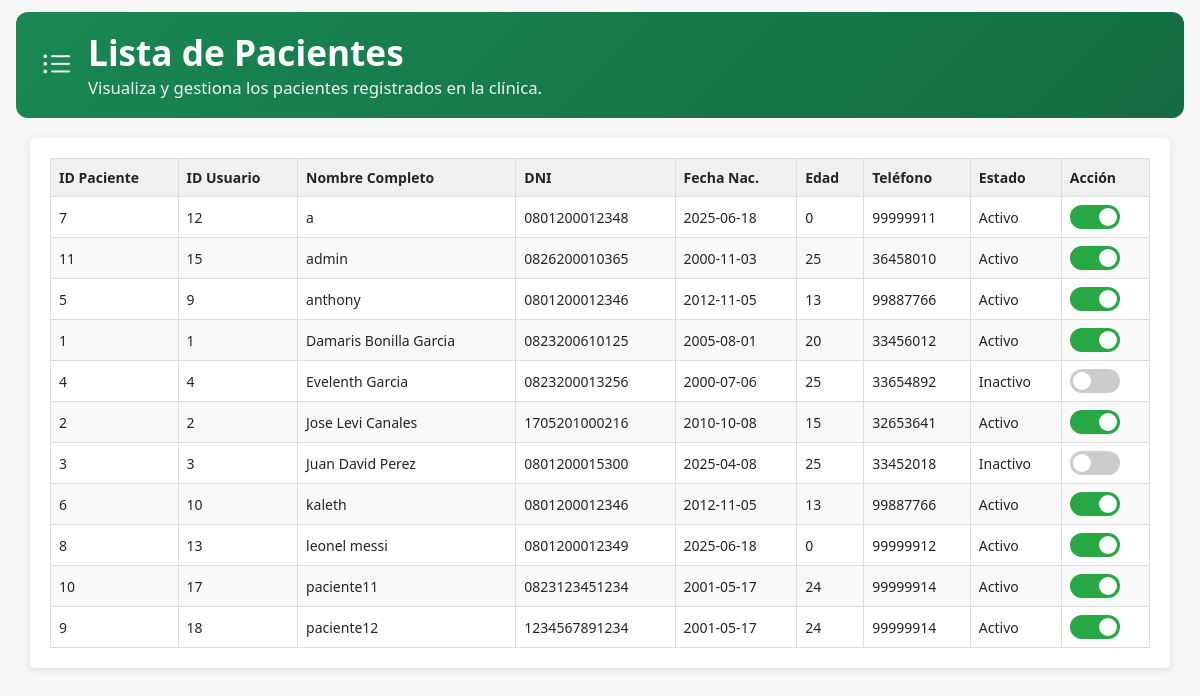
The app's page /Listar_pacientes.php, older data.
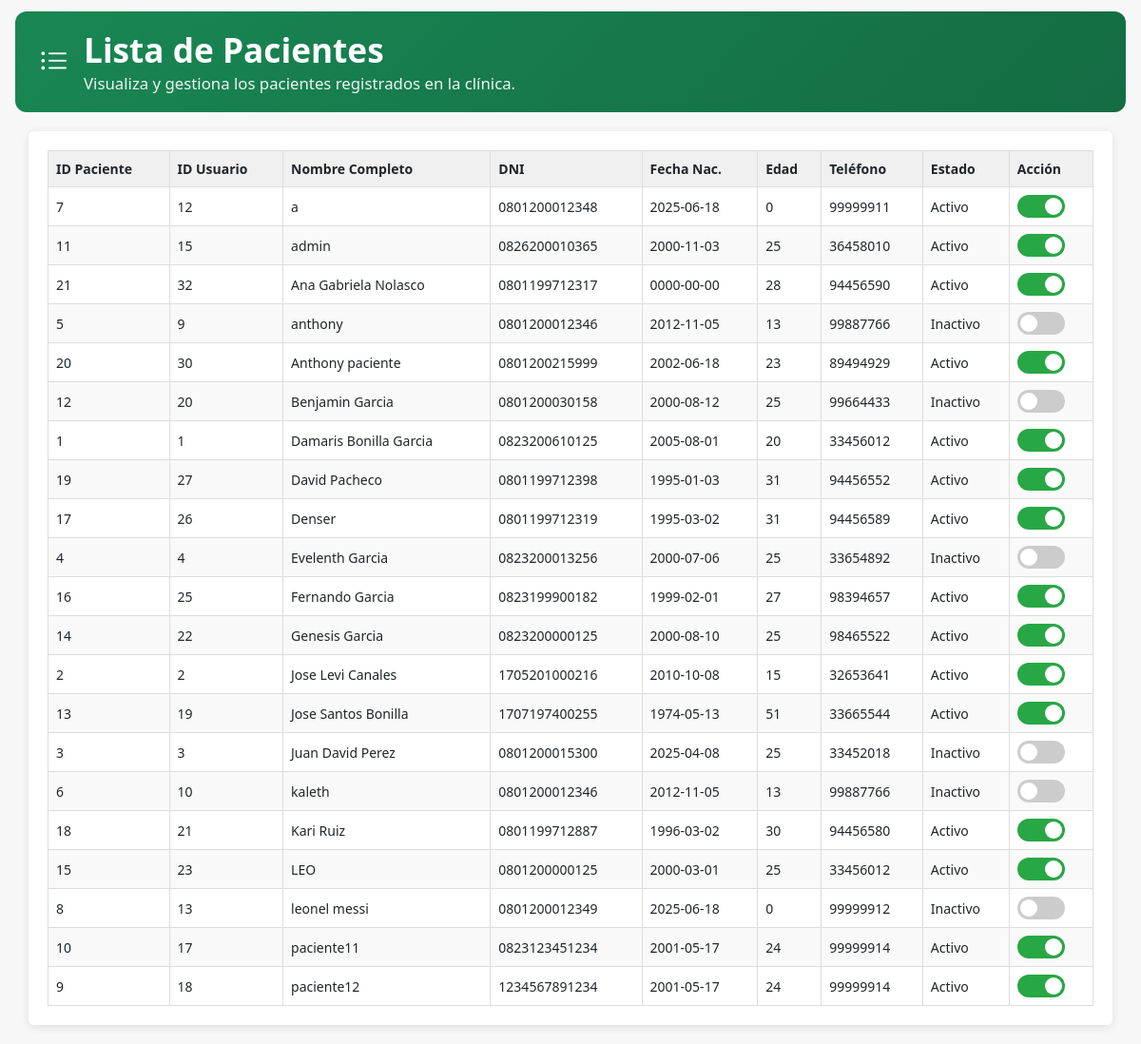
The same page, newer data.
### tables this page shows
CREATE TABLE `pacientes` (
  `id_pacientes` int(11) NOT NULL,
  `id_usuarios` int(11) NOT NULL,
  `nombre_completo` varchar(100) DEFAULT NULL,
  `sexo` enum('M','F') NOT NULL DEFAULT 'M',
  `referencia_medica` varchar(255) DEFAULT NULL,
  `DNI` varchar(20) DEFAULT NULL,
  `fecha_nacimiento` date DEFAULT NULL,
  `edad` int(11) DEFAULT NULL,
  `telefono` varchar(20) DEFAULT NULL,
  `estado` enum('Activo','Inactivo') NOT NULL DEFAULT 'Activo'
);

### Listar_pacientes.php (the view, shortened to what this page needs)
<?php
require_once 'db_connection.php';
$sql = "SELECT id_pacientes, id_usuarios, nombre_completo, DNI, fecha_nacimiento, edad, telefono, estado
        FROM pacientes ORDER BY nombre_completo ASC";
$resultado = $conexion->query($sql);
$total_entradas = $resultado->num_rows;
?>
<!DOCTYPE html>
<html lang="es">
<head>
    <link rel="stylesheet" href="https://cdnjs.cloudflare.com/ajax/libs/font-awesome/6.0.0-beta3/css/all.min.css">
    <link href="https://cdn.jsdelivr.net/npm/bootstrap@5.3.0/dist/css/bootstrap.min.css" rel="stylesheet">
    <link rel="stylesheet" href="https://cdn.jsdelivr.net/npm/bootstrap-icons@1.10.0/font/bootstrap-icons.css">
</head>
<body>
    <div class="header-section d-flex align-items-center gap-3">
        <div class="medical-icon"><i class="bi bi-list-ul"></i></div>
        <div>
            <h1>Lista de Pacientes</h1>
            <p>Visualiza y gestiona los pacientes registrados en la clínica.</p>
        </div>
    </div>
    <div class="main-content">
        <table>
            <thead>
                <tr>
                    <th>ID Paciente</th>
                    <th>ID Usuario</th>
                    <th>Nombre Completo</th>
                    <th>DNI</th>
                    <th>Fecha Nac.</th>
                    <th>Edad</th>
                    <th>Teléfono</th>
                    <th>Estado</th>
                    <th>Acción</th>
                </tr>
            </thead>
            <tbody>
            <?php
            if ($total_entradas > 0) {
                while($fila = $resultado->fetch_assoc()) {
                    echo "<tr>";
                    echo "<td>".htmlspecialchars($fila['id_pacientes'])."</td>";
                    echo "<td>".htmlspecialchars($fila['id_usuarios'])."</td>";
                    echo "<td>".htmlspecialchars($fila['nombre_completo'])."</td>";
                    echo "<td>".htmlspecialchars($fila['DNI'])."</td>";
                    echo "<td>".htmlspecialchars($fila['fecha_nacimiento'])."</td>";
                    echo "<td>".htmlspecialchars($fila['edad'])."</td>";
                    echo "<td>".htmlspecialchars($fila['telefono'])."</td>";
                    echo "<td class='estado-text'>".htmlspecialchars($fila['estado'])."</td>";
                    echo "<td>
                        <label class='switch'>
                            <input type='checkbox' class='estado-switch'
                                   data-id='".$fila['id_pacientes']."'
                                   ".(($fila['estado']=='Activo')?'checked':'').">
                            <span class='slider round'></span>
                        </label>
                    </td>";
                    echo "</tr>";
                }
            } else {
                echo "<tr><td colspan='9' style='text-align:center;'>No se encontraron pacientes.</td></tr>";
            }
            ?>
            </tbody>
        </table>
    </div>
</body>
</html>

Row changes from the older to the newer data that the page shows:
added pacientes: id_pacientes "21", id_usuarios "32", nombre_completo "Ana Gabriela Nolasco", DNI "0801199712317", fecha_nacimiento "0000-00-00", edad "28", telefono "94456590", estado "Activo"
changed pacientes "anthony": estado "Activo" → "Inactivo"
added pacientes: id_pacientes "20", id_usuarios "30", nombre_completo "Anthony paciente", DNI "0801200215999", fecha_nacimiento "2002-06-18", edad "23", telefono "89494929", estado "Activo"
added pacientes: id_pacientes "12", id_usuarios "20", nombre_completo "Benjamin Garcia", DNI "0801200030158", fecha_nacimiento "2000-08-12", edad "25", telefono "99664433", estado "Inactivo"
added pacientes: id_pacientes "19", id_usuarios "27", nombre_completo "David Pacheco", DNI "0801199712398", fecha_nacimiento "1995-01-03", edad "31", telefono "94456552", estado "Activo"
added pacientes: id_pacientes "17", id_usuarios "26", nombre_completo "Denser", DNI "0801199712319", fecha_nacimiento "1995-03-02", edad "31", telefono "94456589", estado "Activo"
added pacientes: id_pacientes "16", id_usuarios "25", nombre_completo "Fernando Garcia", DNI "0823199900182", fecha_nacimiento "1999-02-01", edad "27", telefono "98394657", estado "Activo"
added pacientes: id_pacientes "14", id_usuarios "22", nombre_completo "Genesis Garcia", DNI "0823200000125", fecha_nacimiento "2000-08-10", edad "25", telefono "98465522", estado "Activo"
added pacientes: id_pacientes "13", id_usuarios "19", nombre_completo "Jose Santos Bonilla", DNI "1707197400255", fecha_nacimiento "1974-05-13", edad "51", telefono "33665544", estado "Activo"
changed pacientes "kaleth": estado "Activo" → "Inactivo"
added pacientes: id_pacientes "18", id_usuarios "21", nombre_completo "Kari Ruiz", DNI "0801199712887", fecha_nacimiento "1996-03-02", edad "30", telefono "94456580", estado "Activo"
added pacientes: id_pacientes "15", id_usuarios "23", nombre_completo "LEO", DNI "0801200000125", fecha_nacimiento "2000-03-01", edad "25", telefono "33456012", estado "Activo"
changed pacientes "leonel messi": estado "Activo" → "Inactivo"
